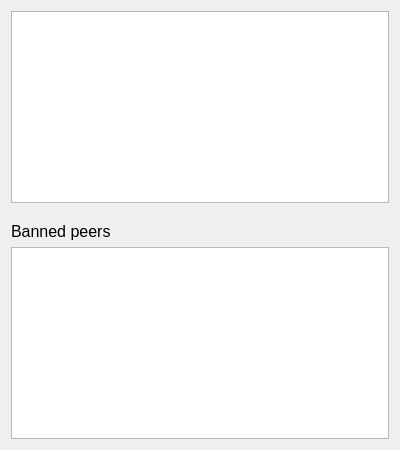
         <widget class="QWidget" name="widget_1" native="true">
          <property name="sizePolicy">
           <sizepolicy hsizetype="MinimumExpanding" vsizetype="Preferred">
            <horstretch>1</horstretch>
            <verstretch>0</verstretch>
           </sizepolicy>
          </property>
          <property name="minimumSize">
           <size>
            <width>400</width>
            <height>0</height>
           </size>
          </property>
          <layout class="QVBoxLayout" name="verticalLayout_7">
           <item>
            <widget class="QTableView" name="peerWidget">
             <property name="tabKeyNavigation">
              <bool>false</bool>
             </property>
             <property name="sortingEnabled">
              <bool>true</bool>
             </property>
             <attribute name="horizontalHeaderHighlightSections">
              <bool>false</bool>
             </attribute>
            </widget>
           </item>
           <item>
            <widget class="QLabel" name="banHeading">
             <property name="sizePolicy">
              <sizepolicy hsizetype="Preferred" vsizetype="Minimum">
               <horstretch>0</horstretch>
               <verstretch>0</verstretch>
              </sizepolicy>
             </property>
             <property name="minimumSize">
              <size>
               <width>0</width>
               <height>32</height>
              </size>
             </property>
             <property name="maximumSize">
              <size>
               <width>16777215</width>
               <height>32</height>
              </size>
             </property>
             <property name="font">
              <font>
               <pointsize>12</pointsize>
              </font>
             </property>
             <property name="cursor">
              <cursorShape>IBeamCursor</cursorShape>
             </property>
             <property name="text">
              <string>Banned peers</string>
             </property>
             <property name="alignment">
              <set>Qt::AlignBottom|Qt::AlignLeading|Qt::AlignLeft</set>
             </property>
             <property name="wordWrap">
              <bool>true</bool>
             </property>
             <property name="textInteractionFlags">
              <set>Qt::NoTextInteraction</set>
             </property>
            </widget>
           </item>
           <item>
            <widget class="QTableView" name="banlistWidget">
             <property name="tabKeyNavigation">
              <bool>false</bool>
             </property>
             <property name="sortingEnabled">
              <bool>true</bool>
             </property>
             <attribute name="horizontalHeaderHighlightSections">
              <bool>false</bool>
             </attribute>
            </widget>
           </item>
          </layout>
         </widget>
